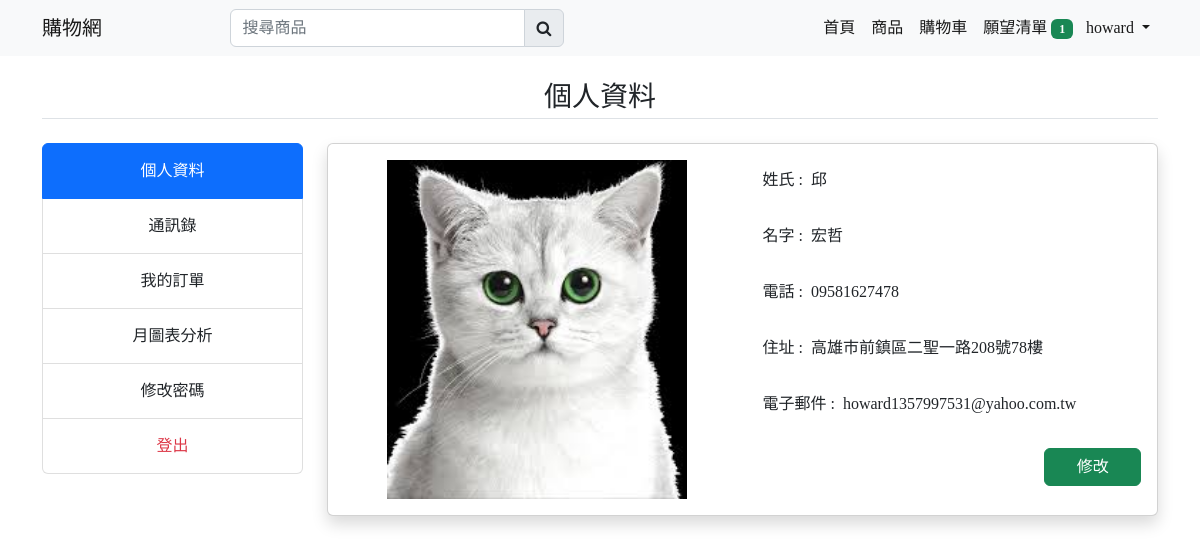
The app's page /profile (signed in) with its own data.
### mainapp/models.py (models this page shows, shortened)
class Profile(models.Model):
    user = models.OneToOneField(
        User, on_delete=models.CASCADE, null=True, blank=True)
    last_name = models.CharField(max_length=150, null=True, blank=True)
    first_name = models.CharField(max_length=150, null=True, blank=True)
    phone = models.CharField(max_length=150, null=True, blank=True)
    address = models.CharField(max_length=150, null=True, blank=True)
    email = models.EmailField(max_length=150, null=True, blank=True)
    profile_image = models.ImageField(
        upload_to=get_profile_file_path, null=True, blank=True)
    create_at = models.DateTimeField(auto_now_add=True)
    @property
    def cart_item_total(self):
        total = len(self.cart_set.all())
        return total
    @property
    def wishlist_item_total(self):
        total = len(self.wishlist_set.all())
        return total
    @property
    def profile_imageURL(self):
        try:
            url = self.profile_image.url
        except:
            url = 'images/profile.jpg'
        return url

class Wishlist(models.Model):
    user = models.ForeignKey(Profile, on_delete=models.CASCADE)
    product = models.ForeignKey(Product, on_delete=models.CASCADE)
    create_at = models.DateTimeField(auto_now_add=True)

### mainapp/controller/auth.py (the view)
# urls.py: path('profile', auth.profile, name='profile'),
@login_required
def profile(request):
    profile = Profile.objects.get(user=request.user)
    return render(request, 'store/auth/profile.html', locals())

### mainapp/templates/store/auth/profile.html (shortened to what this page needs)
{% extends 'store/layouts/main.html' %}
{% load static %}
{% block content %}
<div class="container mt-3">
    <h3 class="border-bottom my-4 pb-1 text-center">個人資料</h3>
    <div class="row">
        <div class="col-md-3">
            {% include 'store/auth/dash_siderbar.html' %}
        </div>
        <div class="col-md-9">
            <div class="card shadow">
                <div class="card-body">
                    <div class="row">
                        <div class="col-md-6 text-center">
                            <img src="{% static profile.profile_imageURL %}" width="300px" alt="Profile_image">
                        </div>
                        <div class="col-md-6">
                            <p class="p-2">姓氏 : &nbsp;{{profile.last_name}}</p>
                            <p class="p-2">名字 : &nbsp;{{profile.first_name}}</p>
                            <p class="p-2">電話 : {% if profile.phone %}&nbsp;{{profile.phone}}{% endif%}</p>
                            <p class="p-2">住址 : {% if profile.address %}&nbsp;{{profile.address}}{% endif%}</p>
                            <p class="p-2">電子郵件 : &nbsp;{{profile.email}}</p>
                            <a href="{% url 'profile_setting' %}" class="btn btn-success float-end mt-2 w-25">修改</a>
                        </div>
                    </div>
                </div>
            </div>
        </div>
    </div>
</div>
{% endblock content %}

### mainapp/templates/store/inc/navbar.html (shortened to what this page needs)
{% load static %}
<nav class="navbar navbar-expand-lg bg-light" id="item_count">
    <div class="container">
      <a class="navbar-brand" href="{% url 'home' %}">購物網</a>
      <div class="search-bar">
        <form action="{% url 'search_product' %}" method="POST">
          <div class="input-group">
            <input type="search" class="form-control" id="search_product" name="search_product" placeholder="搜尋商品" required>
            <button class="input-group-text"><i class="fa fa-search"></i></button>
          </div>
      </form>
      </div>
      <div class="collapse navbar-collapse" id="navbarNav">
        <ul class="navbar-nav ms-auto">
          <li class="nav-item">
            <a class="nav-link active {% if request.resolver_match.url_name == 'home' %}navactive{% endif %}" aria-current="page" href="{% url 'home' %}">首頁</a>
          </li>
          <li class="nav-item">
            <a class="nav-link active {% if request.resolver_match.url_name == 'collections' %}navactive{% endif %}" href="{% url 'collections' %}">商品</a>
          </li>
          <li class="nav-item">
            <a class="nav-link active {% if request.resolver_match.url_name == 'cart' %}navactive{% endif %}" aria-current="page" href="{% url 'cart' %}">
              購物車
            </a>
          </li>
          <li class="nav-item">
            <a class="nav-link active {% if request.resolver_match.url_name == 'wishlist' %}navactive{% endif %}" aria-current="page" href="{% url 'wishlist' %}">
              願望清單
              {% if profile.wishlist_item_total > 0 %}
              <span class="badge badge-pill bg-success wishlist-count" style="margin-right: -3px;">{{profile.wishlist_item_total}}</span>
              {% endif %}
            </a>
          </li>
          {% if request.user.is_authenticated %}
          <li class="nav-item dropdown">
            <a class="nav-link dropdown-toggle active ints"
            href="#" role="button" data-bs-toggle="dropdown" aria-expanded="false">
              {{request.user}}
            </a>
          </li>
          {% else %}
          <li class="nav-item">
            <a class="nav-link" href="{% url 'login2' %}">登入</a>
          </li>
          {% endif  %}
        </ul>
      </div>
    </div>
  </nav>

### static/css/custom.css (style rules this page uses)
.search-bar { width: 30% !important; margin-left: 10%; }

### mainapp/templates/store/layouts/main.html (style rules this page uses)
* { font-family: 'Noto Serif TC', serif; }
a { text-decoration: none; }

### records on screen
Profile: wishlist_item_total "1", profile_image (picture), last_name "邱", first_name "宏哲", phone "09581627478", address "高雄市前鎮區二聖一路208號78樓", email "howard1357997531@yahoo.com.tw"

### other values on screen
{{ request.user }} "howard"
